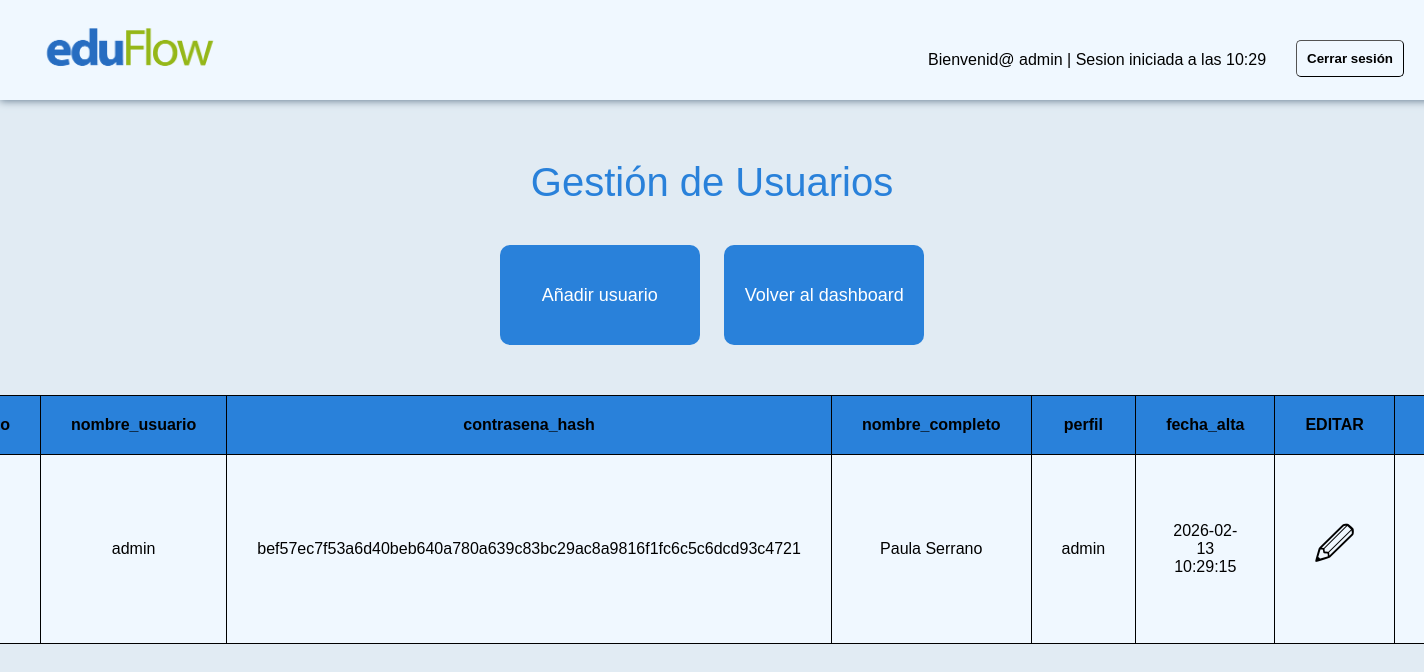
/index.php?vista=admin_gestion_usuarios (signed in), run on the app's committed database.
### tables this page shows
CREATE TABLE usuarios (
id_usuario INT UNSIGNED AUTO_INCREMENT PRIMARY KEY,
nombre_usuario VARCHAR(50) NOT NULL UNIQUE COMMENT 'Nombre de usuario para el login (único)',
contrasena_hash VARCHAR(255) NOT NULL COMMENT 'Hash de la contraseña generada con password_hash()',
nombre_completo VARCHAR(100) NOT NULL COMMENT 'Nombre y apellidos del usuario',
perfil ENUM('admin','profesor','estudiante') NOT NULL COMMENT 'Rol del usuario dentro del sistema',
fecha_alta DATETIME NOT NULL DEFAULT CURRENT_TIMESTAMP COMMENT 'Fecha de creación del usuario'
);

### index.php (called while the page is built, shortened)
<?php
include_once 'vista/funciones_vista.php';
include_once 'controlador/funciones_controlador.php';
enrute();
?>

### modelo/eduFlow_modelo.php (called while the page is built, shortened)
<?php
class BaseDatos {
    private static $conexion = null;
    private static  function conexionBD() {
        $config = parse_ini_file(__DIR__."/../config.ini");
        if(self::$conexion === null){
            self::$conexion = new mysqli($config['server'], $config['user'], $config['pasw'], $config['bd']);
            self::$conexion->set_charset('utf8mb4');
        }
        return self::$conexion;
    }
    private static function preparar($conexion, $consulta, ...$parametros){
        $preparacion = $conexion ->prepare($consulta);
        return $preparacion;
    }
    public static function consultaLectura($consulta,...$parametros){
        $conexion = self::conexionBD();
        $preparacion =self::preparar($conexion, $consulta, ...$parametros);
        $preparacion->execute();
        $resultado = $preparacion->get_result();
        if($resultado->num_rows > 0) {
            return $resultado->fetch_all(MYSQLI_ASSOC);
        } else {
            return null;
        }
    }
}
?>

### vista/funciones_vista.php (the view, shortened to what this page needs)
<?php
function inicioHTML($titulo)
{
  echo "
        <!DOCTYPE html>
        <html lang='es'>
        <head>
            <title>{$titulo}</title>
            <meta charset='UTF-8' />
            <link rel='icon' type='image/x-icon' href='vista/IMG/favicon.png'/>
            <link rel='stylesheet' href='vista/estilos.css' />
            <script src='vista/eduflow.js' defer></script>
        </head>
    ";
}
function cabeceraInicio()
{
  if (isset($_SESSION['usuario'])) {
    echo "
            <header>
                <img src='vista/IMG/logo.png' alt='eduFlow' class='logo' />
              <div class='cabecera-logueada'>
                <p>Bienvenid@ "; echo $_SESSION['usuario']; echo " | Sesion iniciada a las "; echo date("G:i", $_SESSION['tiempo']); echo "</p>
                <input type='button' value='Cerrar sesión' class='boton-cierre' onclick=\"window.location.href='controlador/cierre_sesion.php'\">
              </div>
            </header>
            ";
  } else {
    echo "
            <header>
                <img src='vista/IMG/logo.png' alt='eduFlow' class='logo' />
            </header>
        ";
  }
}
    ?>
        <?php
function tablaUsuarios($usuarios) {
  $tablaUsuarios = "";
  $tablaUsuarios .= <<<HTML
    <table>
      <tr>
        <th>id_usuario</th>
        <th>nombre_usuario</th>
        <th>contrasena_hash</th>
        <th>nombre_completo</th>
        <th>perfil</th>
        <th>fecha_alta</th>
        <th>EDITAR</th>
        <th>BORRAR</th>
      </tr>
  HTML;
  if(isset($usuarios)) {
    foreach ($usuarios as $usuario) {
      $id_usuario = $usuario['id_usuario'];
      $nombre_usuario = $usuario['nombre_usuario'];
      $contrasena_hash = $usuario['contrasena_hash'];
      $nombre_completo = $usuario['nombre_completo'];
      $perfil = $usuario['perfil'];
      $fecha_alta = $usuario['fecha_alta'];
      $tablaUsuarios .= <<<HTML
        <tr>
          <td>$id_usuario</td>
          <td>$nombre_usuario</td>
          <td>$contrasena_hash</td>
          <td>$nombre_completo</td>
          <td>$perfil</td>
          <td>$fecha_alta</td>
          <td>
            <form class="hidden-form" method="POST">
              <input type="hidden" name="id_usuario" value="$id_usuario">
              <input type="hidden" name="nombre_usuario" value="$nombre_usuario">
              <input type="hidden" name="contrasena_hash" value="$contrasena_hash">
              <input type="hidden" name="nombre_completo" value="$nombre_completo">
              <input type="hidden" name="perfil" value="$perfil">
              <input type="hidden" name="fecha_alta" value="$fecha_alta">
              <button type="submit" class="iconoBD" formaction="index.php?vista=admin_actualizar_usuario">
                <p>&#128393;</p>
              </button>
            </form>
          </td>
          <td>
            <form class="hidden-form" method="POST">
            <input type="hidden" name="accion" value="eliminar">
            <input type="hidden" name="id_usuario" value="$id_usuario">
              <button type="submit" class="iconoBD" onclick="window.location.reload();">
                <p>&#128465;</p>
              </button>
            </form>
          </td>
        </tr>
      HTML;
    }
  }
  $tablaUsuarios .= "</table>";
  return $tablaUsuarios;
}

### controlador/funciones_controlador.php (shortened to what this page needs)
<?php
require_once (__DIR__.'/../modelo/eduFlow_modelo.php');
class UsuarioControlador {
    public static function listarUsuarios() {
        $consulta ="SELECT * FROM usuarios";
        $usuarios = BaseDatos::consultaLectura($consulta);
        return $usuarios ? $usuarios : null;
    }
}
function enrute() {
    if (isset($_GET['vista'])) {
        switch ($_GET['vista']) {
            case 'admin_gestion_usuarios':
                include_once "vista/admin_gestion_usuarios.php";
                break;
        }
    }
}
?>

### vista/admin_gestion_usuarios.php (shortened to what this page needs)
<?php
inicioHTML("eduFlow ERP: Gestión Usuarios");
echo "<body>";
cabeceraInicio();
$usuarios = UsuarioControlador::listarUsuarios();
$tablaUsuarios = tablaUsuarios($usuarios);
echo <<<HTML
        <main>
            <p class="titulo-pagina">Gestión de Usuarios</p>
            <div class="boton-dashboard">
                <a href="./index.php?vista=admin_alta_usuario" class="opcion-dashboard">
                Añadir usuario
                </a>
            </div>
            <div class="boton-dashboard">
                <a href="./index.php?vista=admin_dashboard" class="opcion-dashboard">
                Volver al dashboard
                </a>
            </div>
            <div class="lista-users">
                $tablaUsuarios
            </div>
        </main>
    </body>
</html>
HTML;
?>

### vista/estilos.css (style rules this page uses)
body { background-color: rgb(225, 235, 243); width: 100%; margin: 0px; padding: 0px; font-family: Arial, Helvetica, sans-serif; }
header { background-color: aliceblue; height: 80px; width: 100%; padding: 10px; top: 0px; left: 0px; position: fixed; display: flex; justify-content: space-between; align-items: center; z-index: 1000; box-shadow: 0 1px 8px rgb(107, 128, 148); }
.cabecera-logueada { display:flex; text-align:right; margin-top: 20px; margin-right: 30px; }
.logo { width: 200px; margin-left: 20px; }
.boton-cierre { background-color: aliceblue; color: black; width: fit-content; height: fit-content; padding: 10px; margin: 5px 0px 0px 30px; font-weight: bold; border-color: black; border-width: 0.5px; border-radius: 5px; cursor: pointer; }
main { padding-top: 160px; text-align: center; padding: 120px 0px 50px 0px; }
.titulo-pagina { font-size: 40px; color: rgb(41, 129, 218); }
.lista-users { width: 100%; display: flex; justify-content: center; }
table, th, td { border: 1px solid black; border-collapse: collapse; padding: 20px 30px; margin: 50px 0px 0px 0px; }
th { background-color: rgb(41, 129, 218); color: black; }
td { background-color: aliceblue; color: black; }
form { display: inline-block; text-align: right; padding: 50px 70px 50px 50px; background-color: rgba(41, 130, 218, 0.9); color: white; font-weight: bold; box-shadow: 0 1px 8px rgb(107, 128, 148); border-radius: 5px; margin-bottom: 50px; }
input { margin: 10px; width: 250px; background-color: white; }
.boton-dashboard { width: 200px; height: 100px; display: inline-block; text-align: center; border-radius: 10px; margin: 0px 10px; background-color: rgb(41, 129, 218); }
.opcion-dashboard { place-items: center; color: white; text-decoration: none; display: grid; margin-top: 40px; font-size: 18px; }
.hidden-form { background-color: transparent; width: fit-content; height: fit-content; padding: 0px; margin: 0px; box-shadow: 0 0px 0px transparent; }
.iconoBD { background-color: transparent; font-size: 30pt; border: 0px; padding: 0px; margin: 0px; width: fit-content; height: fit-content; }

### data on the page
usuarios: nombre_usuario "admin", contrasena_hash "bef57ec7f53a6d40beb640a780a639c83bc29ac8a9816f1fc6c5c6dcd93c4721", nombre_completo "Paula Serrano", perfil "admin", fecha_alta "2026-02-13 10:29:15"

### other printed values
$_SESSION['usuario'] "admin"
date("G:i", $_SESSION['tiempo']) "10:29"
